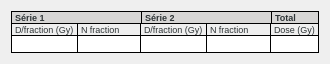
   <widget class="QWidget" name="gridLayoutWidget_2">
    <property name="geometry">
     <rect>
      <x>280</x>
      <y>130</y>
      <width>330</width>
      <height>52</height>
     </rect>
    </property>
    <layout class="QGridLayout" name="gridLayout_2">
     <property name="spacing">
      <number>0</number>
     </property>
     <item row="0" column="1">
      <widget class="QLabel" name="dossierLabel_3">
       <property name="font">
        <font>
         <weight>75</weight>
         <bold>true</bold>
        </font>
       </property>
       <property name="styleSheet">
        <string notr="true">border-color: black;
border-width: 1px;
border-style: solid;
border-right-style: none;
background-color : #d7d6d5; 

color: rgb(46, 52, 54);</string>
       </property>
       <property name="text">
        <string>&lt;html&gt;&lt;head/&gt;&lt;body&gt;&lt;p&gt;&lt;span style=&quot; font-size:7pt;&quot;&gt;Série 2&lt;/span&gt;&lt;/p&gt;&lt;/body&gt;&lt;/html&gt;</string>
       </property>
      </widget>
     </item>
     <item row="0" column="0">
      <widget class="QLabel" name="dossierLabel_2">
       <property name="font">
        <font>
         <weight>75</weight>
         <bold>true</bold>
        </font>
       </property>
       <property name="styleSheet">
        <string notr="true">border-color: black;
border-width: 1px;
border-style: solid;
border-right-style: none;
background-color : #d7d6d5; 

color: rgb(46, 52, 54);</string>
       </property>
       <property name="text">
        <string>&lt;html&gt;&lt;head/&gt;&lt;body&gt;&lt;p&gt;&lt;span style=&quot; font-size:7pt;&quot;&gt;Série 1&lt;/span&gt;&lt;/p&gt;&lt;/body&gt;&lt;/html&gt;</string>
       </property>
      </widget>
     </item>
     <item row="1" column="1">
      <layout class="QHBoxLayout" name="horizontalLayout_9">
       <property name="spacing">
        <number>0</number>
       </property>
       <item>
        <layout class="QVBoxLayout" name="verticalLayout_4">
         <property name="spacing">
          <number>0</number>
         </property>
         <item>
          <widget class="QLabel" name="dossierLabel_10">
           <property name="styleSheet">
            <string notr="true">border-right-style: solid;
border-right-color: black;
border-right-width: 1 px;
border-top-style: none;
border-bottom-style: none;
border-left-style: none;
color: rgb(46, 52, 54);
</string>
           </property>
           <property name="text">
            <string>&lt;html&gt;&lt;head/&gt;&lt;body&gt;&lt;p&gt;&lt;span style=&quot; font-size:7pt;&quot;&gt;D/fraction (Gy)&lt;/span&gt;&lt;/p&gt;&lt;/body&gt;&lt;/html&gt;</string>
           </property>
          </widget>
         </item>
         <item>
          <widget class="QLineEdit" name="serie2DoseLineEdit">
           <property name="font">
            <font>
             <pointsize>7</pointsize>
            </font>
           </property>
           <property name="styleSheet">
            <string notr="true">border-right-style: solid;
border-right-color: black;
border-right-width: 1 px;
border-bottom-style: solid;
border-bottom-color: black;
border-bottom-width: 1 px;
border-top-style: solid;
border-top-color: black;
border-top-width: 1 px;
border-left-style: none;
color: rgb(46, 52, 54);
</string>
           </property>
           <property name="alignment">
            <set>Qt::AlignCenter</set>
           </property>
          </widget>
         </item>
        </layout>
       </item>
       <item>
        <layout class="QVBoxLayout" name="verticalLayout_5">
         <property name="spacing">
          <number>0</number>
         </property>
         <item>
          <widget class="QLabel" name="dossierLabel_11">
           <property name="styleSheet">
            <string notr="true">border-right-style: solid;
border-right-color: black;
border-right-width: 1 px;
border-top-style: none;
border-bottom-style: none;
border-left-style: none;
color: rgb(46, 52, 54);
</string>
           </property>
           <property name="text">
            <string>&lt;html&gt;&lt;head/&gt;&lt;body&gt;&lt;p&gt;&lt;span style=&quot; font-size:7pt;&quot;&gt;N fraction&lt;/span&gt;&lt;/p&gt;&lt;/body&gt;&lt;/html&gt;</string>
           </property>
          </widget>
         </item>
         <item>
          <widget class="QLineEdit" name="serie2SeancesLineEdit">
           <property name="font">
            <font>
             <pointsize>7</pointsize>
            </font>
           </property>
           <property name="styleSheet">
            <string notr="true">border-right-style: solid;
border-right-color: black;
border-right-width: 1 px;
border-bottom-style: solid;
border-bottom-color: black;
border-bottom-width: 1 px;
border-top-style: solid;
border-top-color: black;
border-top-width: 1 px;
border-left-style: none;
color: rgb(46, 52, 54);
</string>
           </property>
           <property name="alignment">
            <set>Qt::AlignCenter</set>
           </property>
          </widget>
         </item>
        </layout>
       </item>
      </layout>
     </item>
     <item row="0" column="2">
      <widget class="QLabel" name="dossierLabel_4">
       <property name="font">
        <font>
         <weight>75</weight>
         <bold>true</bold>
        </font>
       </property>
       <property name="styleSheet">
        <string notr="true">border-color: black;
border-width: 1px;
border-style: solid;
background-color : #d7d6d5; 

color: rgb(46, 52, 54);</string>
       </property>
       <property name="text">
        <string>&lt;html&gt;&lt;head/&gt;&lt;body&gt;&lt;p&gt;&lt;span style=&quot; font-size:7pt;&quot;&gt;Total&lt;/span&gt;&lt;/p&gt;&lt;/body&gt;&lt;/html&gt;</string>
       </property>
      </widget>
     </item>
     <item row="1" column="0">
      <layout class="QHBoxLayout" name="horizontalLayout_8">
       <property name="spacing">
        <number>0</number>
       </property>
       <item>
        <layout class="QVBoxLayout" name="verticalLayout_2">
         <property name="spacing">
          <number>0</number>
         </property>
         <item>
          <widget class="QLabel" name="dossierLabel_5">
           <property name="styleSheet">
            <string notr="true">border-left-style: solid;
border-left-color: black;
border-left-width: 1 px;
border-right-style: solid;
border-right-color: black;
border-right-width: 1 px;
border-top-style: none;
border-bottom-style: none;
color: rgb(46, 52, 54);

</string>
           </property>
           <property name="text">
            <string>&lt;html&gt;&lt;head/&gt;&lt;body&gt;&lt;p&gt;&lt;span style=&quot; font-size:7pt;&quot;&gt;D/fraction (Gy)&lt;/span&gt;&lt;/p&gt;&lt;/body&gt;&lt;/html&gt;</string>
           </property>
          </widget>
         </item>
         <item>
          <widget class="QLineEdit" name="serie1DoseLineEdit">
           <property name="font">
            <font>
             <pointsize>7</pointsize>
            </font>
           </property>
           <property name="styleSheet">
            <string notr="true">border-color: black;
border-width: 1px;
border-style: solid;
color: rgb(46, 52, 54);
</string>
           </property>
           <property name="alignment">
            <set>Qt::AlignCenter</set>
           </property>
          </widget>
         </item>
        </layout>
       </item>
       <item>
        <layout class="QVBoxLayout" name="verticalLayout_3">
         <property name="spacing">
          <number>0</number>
         </property>
         <item>
          <widget class="QLabel" name="dossierLabel_8">
           <property name="styleSheet">
            <string notr="true">border-right-style: solid;
border-right-color: black;
border-right-width: 1 px;
border-top-style: none;
border-bottom-style: none;
border-left-style: none;
color: rgb(46, 52, 54);
</string>
           </property>
           <property name="text">
            <string>&lt;html&gt;&lt;head/&gt;&lt;body&gt;&lt;p&gt;&lt;span style=&quot; font-size:7pt;&quot;&gt;N fraction&lt;/span&gt;&lt;/p&gt;&lt;/body&gt;&lt;/html&gt;</string>
           </property>
          </widget>
         </item>
         <item>
          <widget class="QLineEdit" name="serie1SeancesLineEdit">
           <property name="font">
            <font>
             <pointsize>7</pointsize>
            </font>
           </property>
           <property name="styleSheet">
            <string notr="true">border-right-style: solid;
border-right-color: black;
border-right-width: 1 px;
border-bottom-style: solid;
border-bottom-color: black;
border-bottom-width: 1 px;
border-top-style: solid;
border-top-color: black;
border-top-width: 1 px;
border-left-style: none;
color: rgb(46, 52, 54);
</string>
           </property>
           <property name="alignment">
            <set>Qt::AlignCenter</set>
           </property>
          </widget>
         </item>
        </layout>
       </item>
      </layout>
     </item>
     <item row="1" column="2">
      <layout class="QVBoxLayout" name="verticalLayout">
       <property name="spacing">
        <number>0</number>
       </property>
       <item>
        <widget class="QLabel" name="dossierLabel_7">
         <property name="styleSheet">
          <string notr="true">border-right-style: solid;
border-right-color: black;
border-right-width: 1 px;
border-top-style: none;
border-bottom-style: none;
border-left-style: none;
color: rgb(46, 52, 54);
</string>
         </property>
         <property name="text">
          <string>&lt;html&gt;&lt;head/&gt;&lt;body&gt;&lt;p&gt;&lt;span style=&quot; font-size:7pt;&quot;&gt;Dose (Gy)&lt;/span&gt;&lt;/p&gt;&lt;/body&gt;&lt;/html&gt;</string>
         </property>
        </widget>
       </item>
       <item>
        <widget class="QLineEdit" name="totalDoseLineEdit">
         <property name="font">
          <font>
           <pointsize>7</pointsize>
          </font>
         </property>
         <property name="styleSheet">
          <string notr="true">border-right-style: solid;
border-right-color: black;
border-right-width: 1 px;
border-bottom-style: solid;
border-bottom-color: black;
border-bottom-width: 1 px;
border-top-style: solid;
border-top-color: black;
border-top-width: 1 px;
border-left-style: none;
color: rgb(46, 52, 54);
</string>
         </property>
         <property name="alignment">
          <set>Qt::AlignCenter</set>
         </property>
        </widget>
       </item>
      </layout>
     </item>
    </layout>
   </widget>
